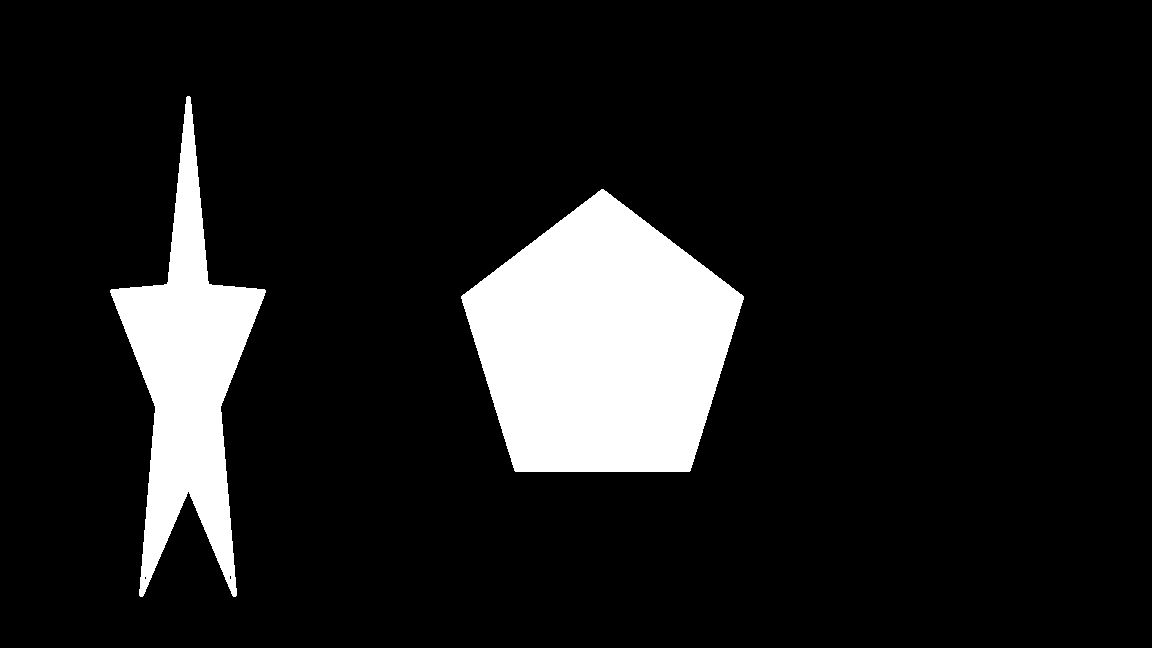
//> input picture OpenCVFirstCpp/Untitled2.png, 1152 x 648 px
$ ./main   (built with g++ and OpenCV 4)
//> lines starting //> are read from the running program, lines starting //| are printed output that depends on the picture; after the words box and inside, x2 and y2 are one past the last pixel; in counts of white or black regions, pixels touching at a corner belong together
#include "opencv2/imgcodecs.hpp"
#include "opencv2/highgui.hpp"
#include "opencv2/imgproc.hpp"
#include <iostream>

#define _USE_MATH_DEFINES
#include <math.h>


using namespace cv;
using namespace std;

Point CenterPoint(vector<Point> points) {
	Point ret(0, 0);
	size_t siz = points.size();
	for (int i = 0; i < siz; i++)
		ret += points[i];
	ret /= (int)siz;
	return ret;
}

double GetAngle(Point prev, Point curr, Point next) {
	Point dir1 = prev - curr;
	double a_length = sqrt(dir1.x*dir1.x + dir1.y*dir1.y);
	Point dir2 = next - curr;
	double b_length = sqrt(dir2.x*dir2.x + dir2.y*dir2.y);
	Point dir3 = next - prev;
	double c_length = sqrt(dir3.x*dir3.x + dir3.y*dir3.y);
	double angle1, angle2;
	// [14 lines of commented-out code are left out]

	double angle  = acos((dir1.x*dir2.x + dir1.y*dir2.y) / (a_length*b_length));

	return (dir1.x*dir2.y - dir1.y*dir2.x) > 0 ? angle : 2 * M_PI - angle;
}

void WriteAngles(Mat image, vector<Point> polygon, Scalar color) {
	String text;
	int i = 0;
	text = to_string(floor(GetAngle(polygon.back(), polygon[i], polygon[i + 1])/M_PI * 180));
	putText(image, text, polygon[0], FONT_HERSHEY_COMPLEX, 0.8, (0, 255, 255));

	for (i = 1; i < polygon.size()-1; i++) {
		text = to_string(floor(GetAngle(polygon[i - 1], polygon[i], polygon[i + 1])/M_PI * 180));
		putText(image, text, polygon[i], FONT_HERSHEY_COMPLEX, 0.8, (0, 255, 255));
	}

	text = to_string(floor(GetAngle(polygon[i-1], polygon[i], polygon[0]) / M_PI * 180));
	putText(image, text, polygon[i], FONT_HERSHEY_COMPLEX, 0.8, (0, 255, 255));
}

int main(int args, const char** argv) {
	Mat img = imread("untitled2.png", IMREAD_COLOR);
//> img is the input picture: 648 rows x 1152 cols, CV_8UC3; 11.3% white; 2 white regions, box (x1, y1, x2, y2) and area: (461, 189, 744, 472) 55655, (110, 96, 266, 597) 28921
	if (img.empty()) {
		cout << "Error: Image cannot be loaded..." << endl;
		return -1;
	}
		namedWindow("MYWINDOW", CV_WINDOW_AUTOSIZE);

		Mat img_gray;
		cvtColor(img, img_gray, COLOR_BGR2GRAY);
//> img_gray: 648 rows x 1152 cols, CV_8UC1; 11.3% white; 2 white regions
		//threshold(img_gray, img_gray, 185, 200, THRESH_BINARY_INV);

		vector<vector<Point> > contours;
		vector<Vec4i> hierarchy;
		findContours(img_gray, contours, hierarchy, RETR_TREE, CHAIN_APPROX_SIMPLE, Point(0,0));
//> contours = 4 contours, 2 with area under 20; largest, box (x1, y1, x2, y2) and area: (461, 189, 744, 472) 55251, (110, 96, 266, 597) 28267

		String text;
		Point centerKoord;
		vector<Point> poly;

		for (size_t i = 0; i < contours.size(); i++)
		{

			text.clear();
			poly.clear();

			approxPolyDP(contours[i], poly, 4, true);
			if (poly.size() < 3)
				continue;
			text += std::to_string(poly.size());
			centerKoord = CenterPoint(poly);
			putText(img, text, centerKoord, FONT_HERSHEY_COMPLEX, 0.8, (0, 255, 255));


			WriteAngles(img, poly, (0,255,255));


			Scalar color = Scalar(0, 0, 255);
			drawContours(img, contours, (int)i, color, 2, 8, hierarchy, 0, Point());
		}
//> this loop made 4 passes
//> (text, siz in CenterPoint, centerKoord, dir1 in GetAngle, a_length in GetAngle, dir2 in GetAngle, b_length in GetAngle, dir3 in GetAngle) on passes 1 to 2: ('5', 5, Point(601, 344), Point(142, 107), 177.8, Point(-140, 107), 176.2, Point(-282, 0)), ("10", 10, Point(187, 373), Point(21, 187), 188.2, Point(-19, 185), 186, Point(-40, -2))
//> poly on passes 3 to 4: 1 Point (x, y): [144, 577], 1 Point (x, y): [230, 575]
//> pass 1, in WriteAngles, `putText(image, text, polygon[0], FONT_HERSHEY_COMPLEX, 0.8, (0, 255, 2..`:
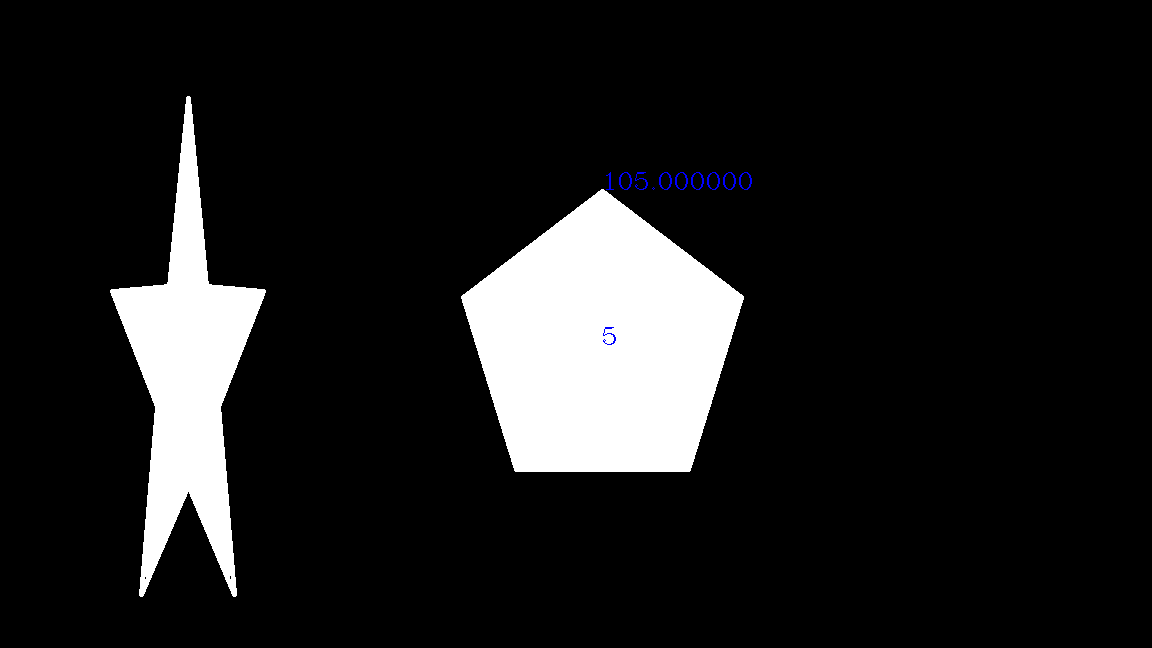
//> image: 648 rows x 1152 cols, CV_8UC3; mean B, G, R 29.1, 28.9, 28.9
//> pass 1, in WriteAngles, `putText(image, text, polygon[i], FONT_HERSHEY_COMPLEX, 0.8, (0, 255, 2..`:
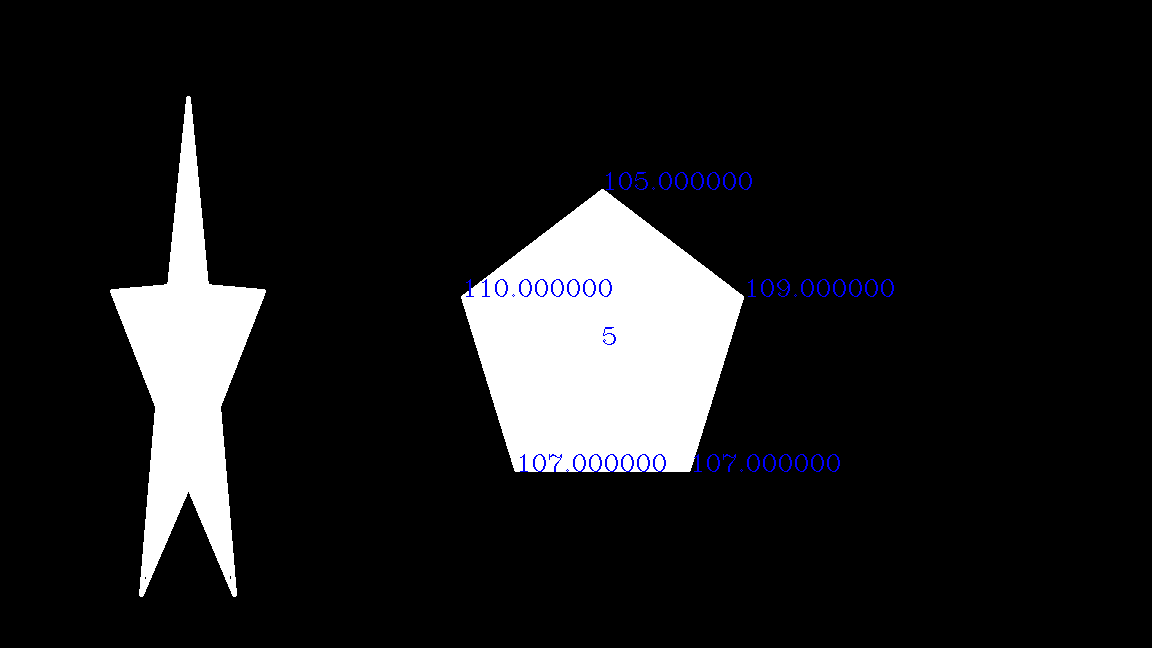
//> image: 648 rows x 1152 cols, CV_8UC3; 0.32% of pixels changed, all inside (x1, y1, x2, y2) = (466, 279, 894, 472)
//> pass 2, `putText(img, text, centerKoord, FONT_HERSHEY_COMPLEX, 0.8, (0, 255, 25..`:
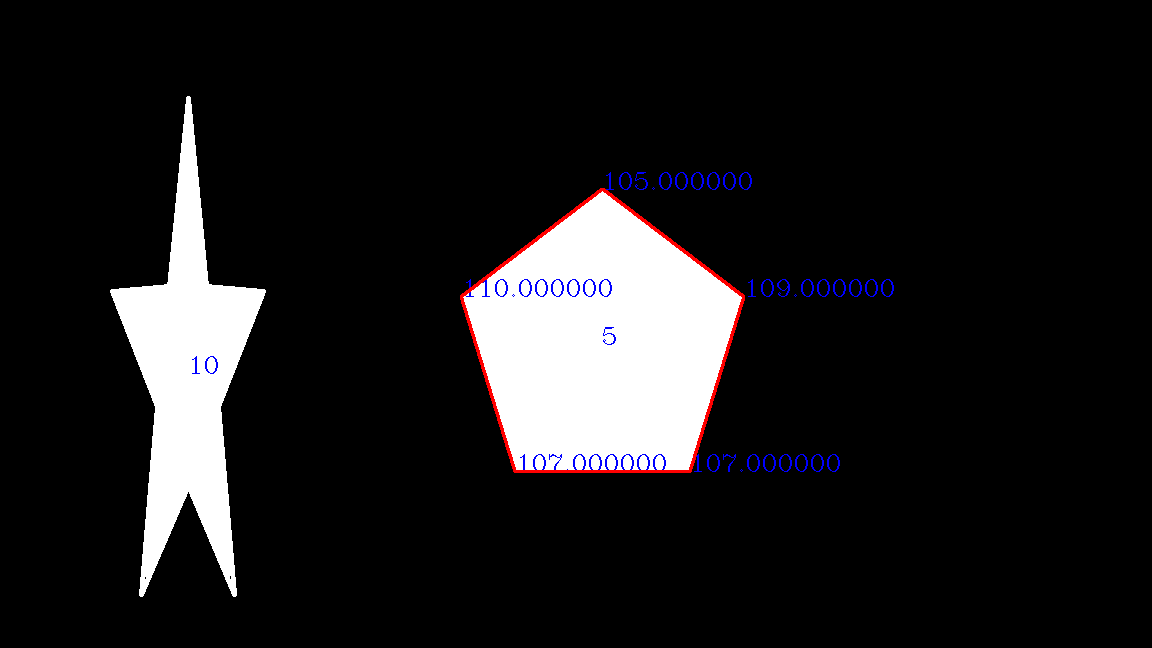
//> img: 648 rows x 1152 cols, CV_8UC3; mean B, G, R 28.9, 27.8, 28.8
//> after the loop:
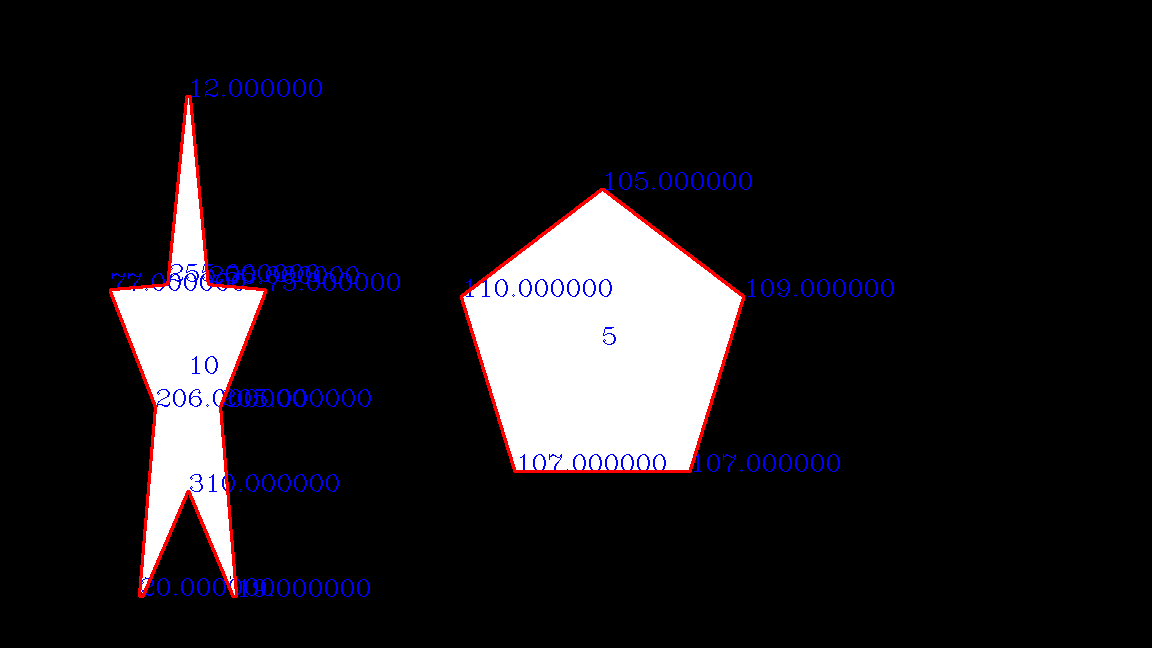
//> img: 648 rows x 1152 cols, CV_8UC3; 1.32% of pixels changed, all inside (x1, y1, x2, y2) = (109, 79, 400, 598)
//> after the loop, text = ""

		//Mat dst;
		//adaptiveThreshold(img_gray, dst, 200, ADAPTIVE_THRESH_GAUSSIAN_C, THRESH_BINARY, 7, 2);

		imshow("MYWINDOW", img);

		waitKey(0);
		destroyWindow("MYWINDOW");
		return 0;

}

$ run again, with OpenCVFirstCpp/Untitled3.png copied over OpenCVFirstCpp/Untitled2.png
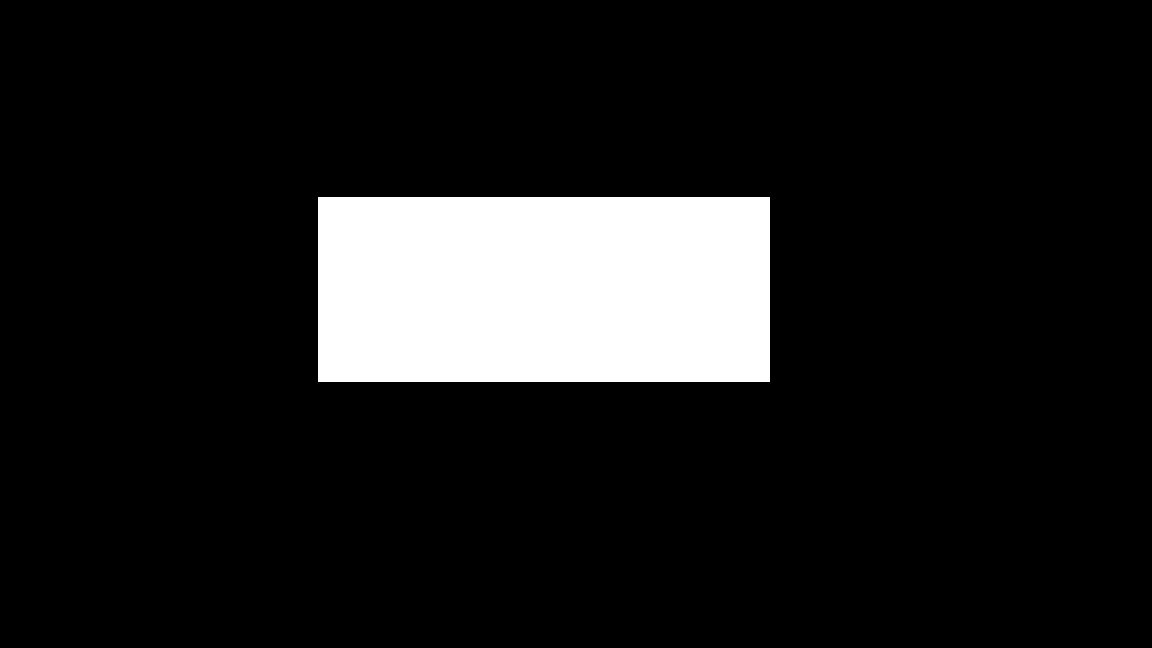
//> input picture OpenCVFirstCpp/Untitled3.png, 1152 x 648 px
//> img is the input picture: 648 rows x 1152 cols, CV_8UC3; 11.2% white; 1 white region, box (x1, y1, x2, y2) and area: (318, 197, 770, 382) 83620
//> img_gray: 648 rows x 1152 cols, CV_8UC1; 11.2% white; 1 white region
//> contours = 1 contour; box (x1, y1, x2, y2) and area: (318, 197, 770, 382) 82984
//> the loop `for (size_t i = 0; i < contours.size(); i++)` made 1 pass
//> (text, siz in CenterPoint, centerKoord, a_length in GetAngle, b_length in GetAngle, dir3 in GetAngle, c_length in GetAngle, angle in GetAngle) on pass 1: ('4', 4, Point(543, 289), 451, 184, Point(-451, 184), 487.1, 1.57)
//> pass 1, in WriteAngles, `putText(image, text, polygon[0], FONT_HERSHEY_COMPLEX, 0.8, (0, 255, 2..`:
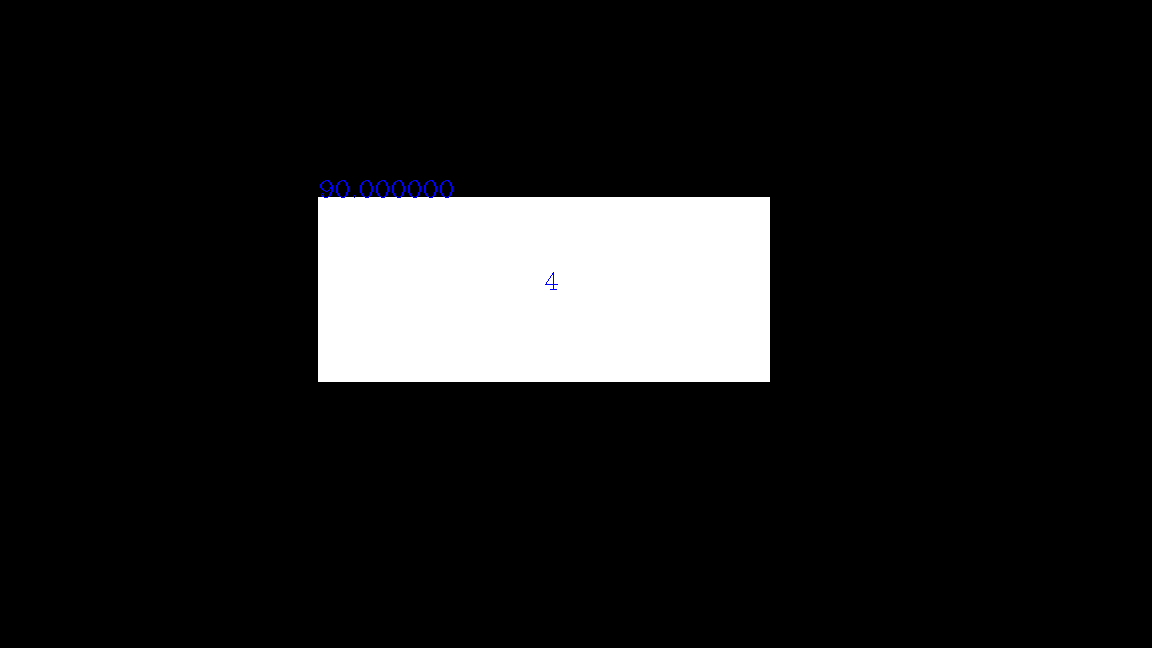
//> image: 648 rows x 1152 cols, CV_8UC3; mean B, G, R 28.8, 28.5, 28.5
//> after the loop `for (size_t i = 0; i < contours.size(); i++)`:
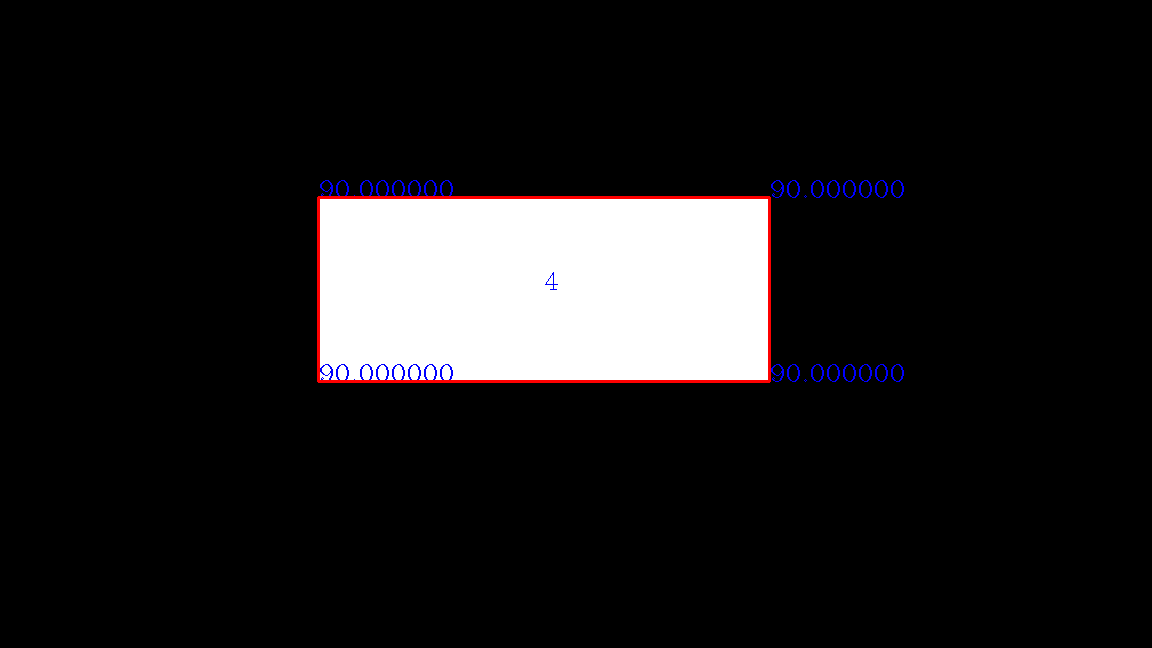
//> img: 648 rows x 1152 cols, CV_8UC3; mean B, G, R 28.3, 27.5, 28.8

$ run again, with OpenCVFirstCpp/Untitled4.png copied over OpenCVFirstCpp/Untitled2.png
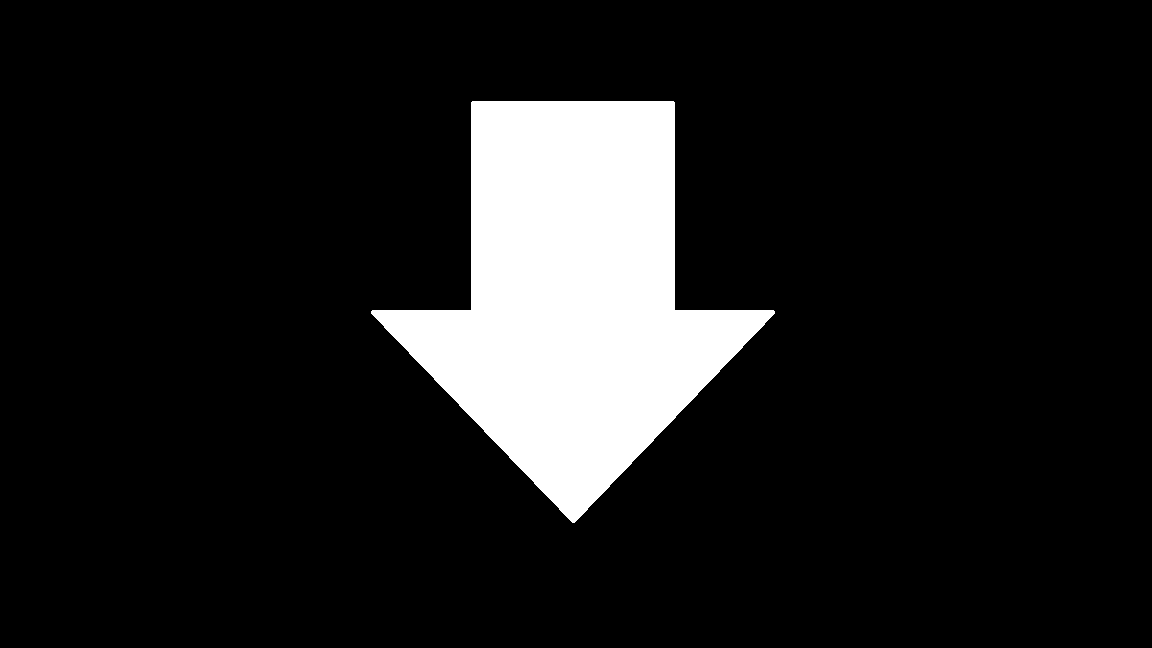
//> input picture OpenCVFirstCpp/Untitled4.png, 1152 x 648 px
//> img is the input picture: 648 rows x 1152 cols, CV_8UC3; 11.6% white; 1 white region, box (x1, y1, x2, y2) and area: (371, 101, 775, 523) 86590
//> img_gray: 648 rows x 1152 cols, CV_8UC1; 11.6% white; 1 white region
//> contours = 1 contour; box (x1, y1, x2, y2) and area: (371, 101, 775, 523) 85968
//> the loop `for (size_t i = 0; i < contours.size(); i++)` made 1 pass
//> (text, siz in CenterPoint, centerKoord, dir1 in GetAngle, a_length in GetAngle, dir2 in GetAngle, b_length in GetAngle, dir3 in GetAngle) on pass 1: ('7', 7, Point(572, 280), Point(201, 0), 201, Point(-1, 208), 208, Point(-202, 208))
//> pass 1, in WriteAngles, `putText(image, text, polygon[0], FONT_HERSHEY_COMPLEX, 0.8, (0, 255, 2..`:
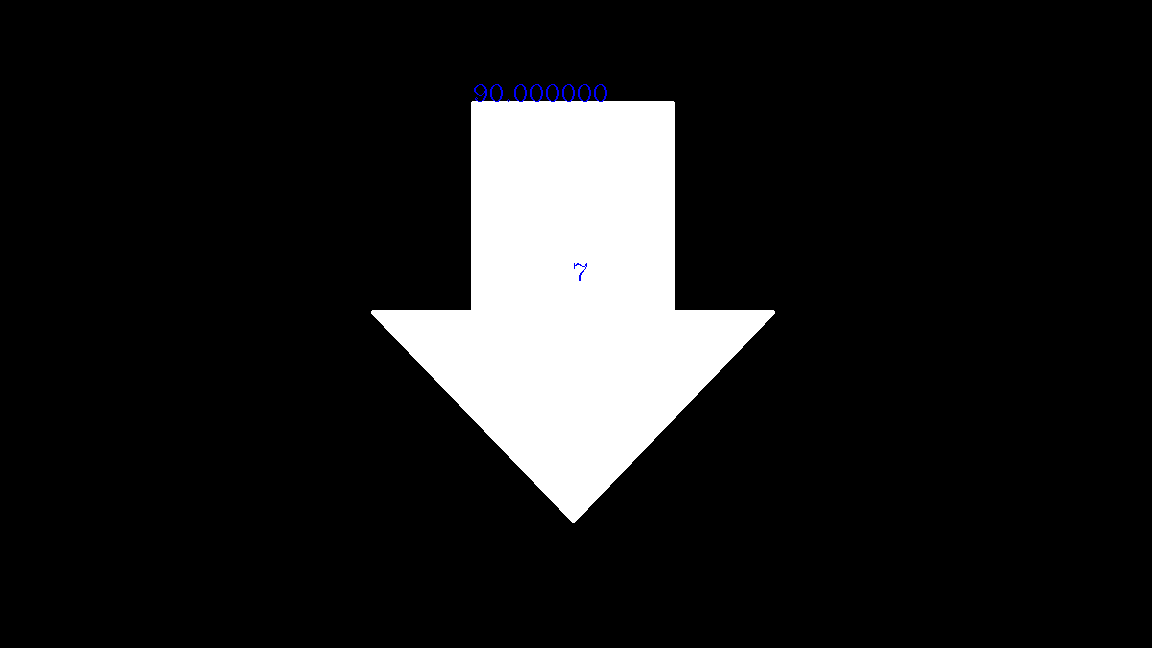
//> image: 648 rows x 1152 cols, CV_8UC3; mean B, G, R 29.8, 29.6, 29.6
//> after the loop `for (size_t i = 0; i < contours.size(); i++)`:
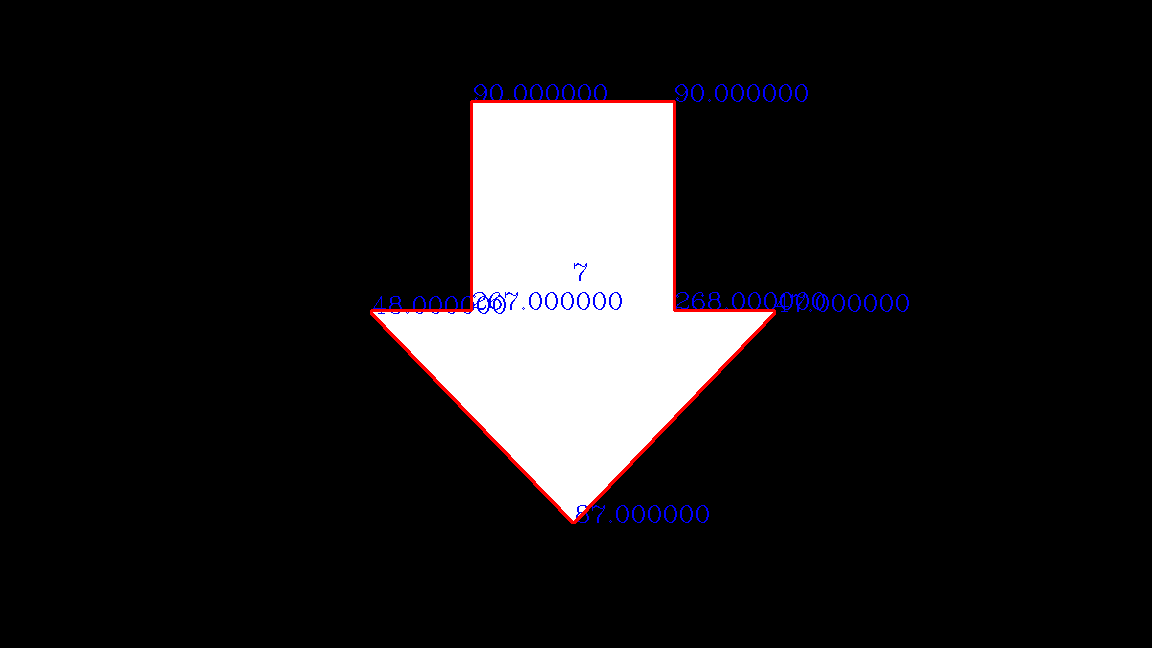
//> img: 648 rows x 1152 cols, CV_8UC3; mean B, G, R 29.6, 28.3, 29.8
